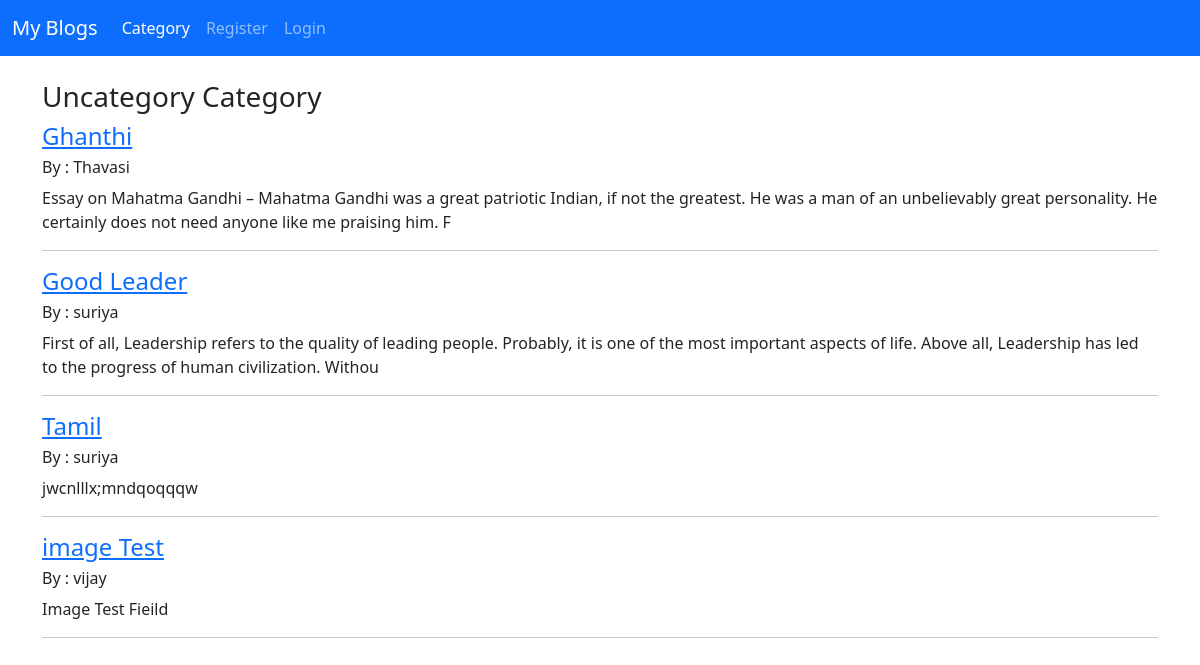
The app's page /category/Uncategory, older data.
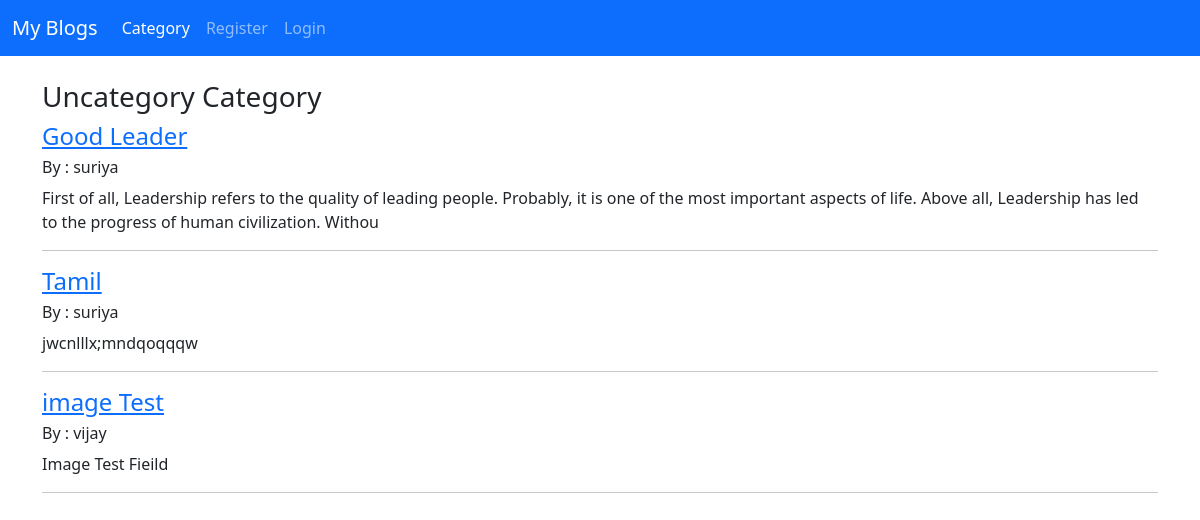
The same page, newer data.
### user/models.py (models this page shows, shortened)
class Post(models.Model):
    title=models.CharField(max_length=255)
    titleTag=models.CharField(max_length=255)
    header_image=models.ImageField(null=True,blank=True,upload_to="images/")
    author=models.ForeignKey(User,on_delete=models.CASCADE)
    snippet=models.TextField(max_length=255,default='Click link above to view post....')
    category=models.CharField(max_length=255,default='Uncategory')
    body=RichTextField(blank=True,null=True)
    post_date=models.DateField(auto_now_add=True)
    likes=models.ManyToManyField(User,related_name='blog_post')

### user/views.py (the view)
# urls.py: path('category/<str:cats>',CategoryView,name='category'),
def CategoryView(request,cats):
    category_post=Post.objects.filter(category=cats)
    return render (request,'category.html',{'cats' : cats,'category_post' : category_post})

### user/templates/category.html (shortened to what this page needs)
{% extends 'base.html'%}
{% block content%}
<h3> {{ cats }} Category</h3>
{% for post in category_post%}
<a href="{% url 'article' post.pk%}">
			<h4>{{post.title}}</h4>
		</a>
		<h6>By :
		{{post.author}}
		</h6>
		{{post.body|slice:":200"|safe}}
<hr>
{% endfor %}
{% endblock %}

Row changes from the older to the newer data that the page shows:
removed Post: title "Ghanthi", author "Thavasi", body "Essay on Mahatma Gandhi – Mahatma Gandhi was a great patriotic Indian, if not the greatest. He was a man of an unbelievably great personality. He certainly does not need anyone like me praising him. F"
